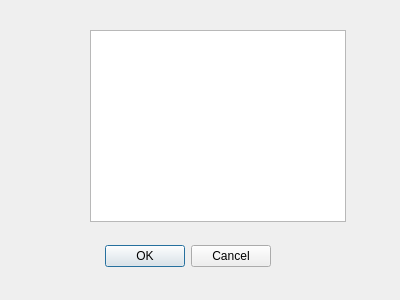
<?xml version="1.0" encoding="UTF-8"?>
<ui version="4.0">
 <class>prodd</class>
 <widget class="QDialog" name="prodd">
  <property name="geometry">
   <rect>
    <x>0</x>
    <y>0</y>
    <width>400</width>
    <height>300</height>
   </rect>
  </property>
  <property name="windowTitle">
   <string>Dialog</string>
  </property>
  <widget class="QDialogButtonBox" name="buttonBox">
   <property name="geometry">
    <rect>
     <x>-70</x>
     <y>240</y>
     <width>341</width>
     <height>32</height>
    </rect>
   </property>
   <property name="orientation">
    <enum>Qt::Horizontal</enum>
   </property>
   <property name="standardButtons">
    <set>QDialogButtonBox::Cancel|QDialogButtonBox::Ok</set>
   </property>
  </widget>
  <widget class="QTableView" name="tableView">
   <property name="geometry">
    <rect>
     <x>90</x>
     <y>30</y>
     <width>256</width>
     <height>192</height>
    </rect>
   </property>
  </widget>
 </widget>
 <resources/>
 <connections>
  <connection>
   <sender>buttonBox</sender>
   <signal>accepted()</signal>
   <receiver>prodd</receiver>
   <slot>accept()</slot>
   <hints>
    <hint type="sourcelabel">
     <x>248</x>
     <y>254</y>
    </hint>
    <hint type="destinationlabel">
     <x>157</x>
     <y>274</y>
    </hint>
   </hints>
  </connection>
  <connection>
   <sender>buttonBox</sender>
   <signal>rejected()</signal>
   <receiver>prodd</receiver>
   <slot>reject()</slot>
   <hints>
    <hint type="sourcelabel">
     <x>316</x>
     <y>260</y>
    </hint>
    <hint type="destinationlabel">
     <x>286</x>
     <y>274</y>
    </hint>
   </hints>
  </connection>
 </connections>
</ui>
